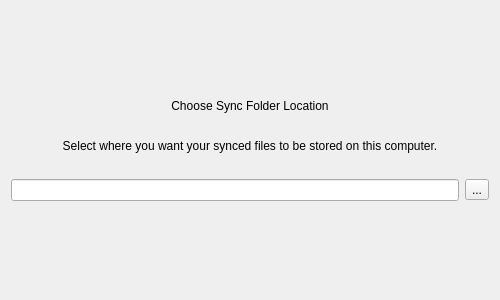
<?xml version="1.0" encoding="UTF-8"?>
<ui version="4.0">
 <class>SyncFolderSetupWizardPage</class>
 <widget class="QWidget" name="SyncFolderSetupWizardPage">
  <property name="geometry">
   <rect>
    <x>0</x>
    <y>0</y>
    <width>500</width>
    <height>300</height>
   </rect>
  </property>
  <layout class="QVBoxLayout" name="verticalLayout">
   <item>
    <spacer name="verticalSpacer_2">
     <property name="orientation">
      <enum>Qt::Orientation::Vertical</enum>
     </property>
     <property name="sizeType">
      <enum>QSizePolicy::Policy::MinimumExpanding</enum>
     </property>
     <property name="sizeHint" stdset="0">
      <size>
       <width>20</width>
       <height>10</height>
      </size>
     </property>
    </spacer>
   </item>
   <item>
    <widget class="QLabel" name="titleLabel">
     <property name="text">
      <string>Choose Sync Folder Location</string>
     </property>
     <property name="alignment">
      <set>Qt::AlignmentFlag::AlignCenter</set>
     </property>
    </widget>
   </item>
   <item>
    <spacer name="verticalSpacer_3">
     <property name="orientation">
      <enum>Qt::Orientation::Vertical</enum>
     </property>
     <property name="sizeType">
      <enum>QSizePolicy::Policy::Minimum</enum>
     </property>
     <property name="sizeHint" stdset="0">
      <size>
       <width>20</width>
       <height>20</height>
      </size>
     </property>
    </spacer>
   </item>
   <item>
    <widget class="QLabel" name="descriptionLabel">
     <property name="text">
      <string>Select where you want your synced files to be stored on this computer.</string>
     </property>
     <property name="alignment">
      <set>Qt::AlignmentFlag::AlignCenter</set>
     </property>
     <property name="wordWrap">
      <bool>true</bool>
     </property>
    </widget>
   </item>
   <item>
    <spacer name="verticalSpacer_4">
     <property name="orientation">
      <enum>Qt::Orientation::Vertical</enum>
     </property>
     <property name="sizeType">
      <enum>QSizePolicy::Policy::Minimum</enum>
     </property>
     <property name="sizeHint" stdset="0">
      <size>
       <width>20</width>
       <height>20</height>
      </size>
     </property>
    </spacer>
   </item>
   <item>
    <layout class="QHBoxLayout" name="horizontalLayout">
     <item>
      <widget class="QLineEdit" name="syncFolderLineEdit">
       <property name="readOnly">
        <bool>true</bool>
       </property>
      </widget>
     </item>
     <item>
      <widget class="QToolButton" name="chooseFolderButton">
       <property name="text">
        <string>...</string>
       </property>
       <property name="toolTip">
        <string>Browse for folder</string>
       </property>
      </widget>
     </item>
    </layout>
   </item>
   <item>
    <spacer name="verticalSpacer">
     <property name="orientation">
      <enum>Qt::Orientation::Vertical</enum>
     </property>
     <property name="sizeType">
      <enum>QSizePolicy::Policy::MinimumExpanding</enum>
     </property>
     <property name="sizeHint" stdset="0">
      <size>
       <width>20</width>
       <height>20</height>
      </size>
     </property>
    </spacer>
   </item>
  </layout>
 </widget>
 <resources/>
 <connections/>
</ui>
